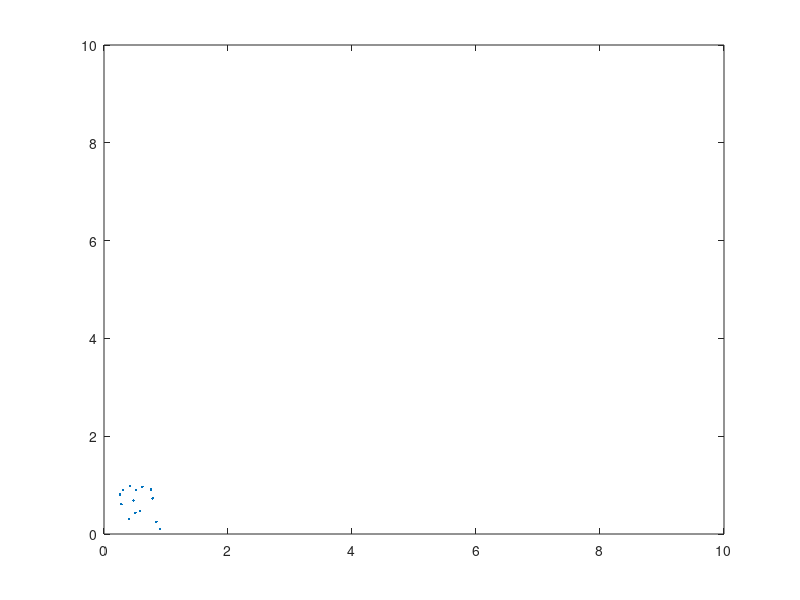

This chart was generated by the following MATLAB code: (Note: this script raises an error after producing the figure.)
%Robot Team Spawn is random
rng('default');
x = rand(15,1);
y = rand(15,1);
plot(x,y,'.')
xlim([0 10])
ylim([0 10])
hold on

OBSTACLES = 1;
ROBOTS = 2;
INVADERS = 3;
map = zeros(10,10,3);
map(3:5,4:10,OBSTACLES)=1;
%Invader Team Spawn is random
a = rand(1,1);
b = rand(4,4);
plot(a,b,'x')
hold on

%Goal Spawn is fixed
c = 0.5;
d = 0.5;
plot(c,d,'*')

%Boundary of Game
j = boundary(x,y,0.1);
hold on;
plot(x(j),y(j));

n = 20; %How many steps
xy = 1 * rand(2,n)+1; %Next point, right now completely random



